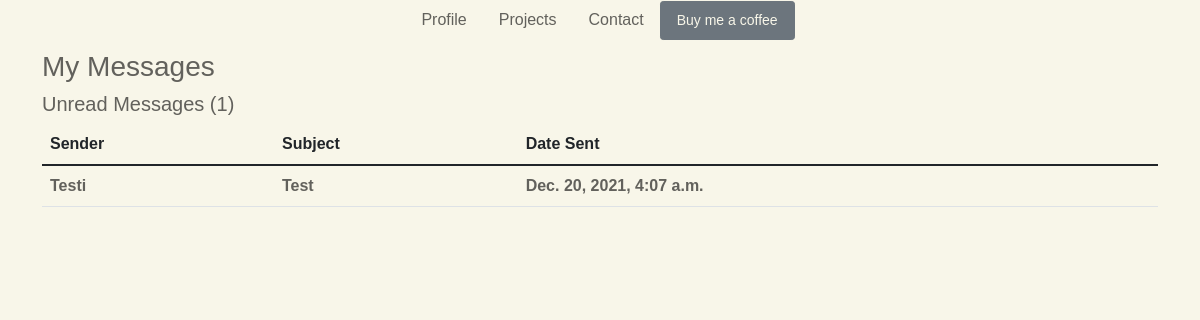
Screenshot of /inbox/ with the database file from the repository.
### matthewsportfolio/models.py (models this page shows, shortened)
class Message(models.Model):
    id = models.UUIDField(default=uuid.uuid4, unique=True, primary_key=True, editable=False)
    name = models.CharField(max_length=255)
    email = models.CharField(max_length=255)
    subject = models.CharField(max_length=255)
    content = models.TextField()
    is_read = models.BooleanField(default=False)
    created = models.DateTimeField(auto_now_add=True)

### matthewsportfolio/views.py (the view)
# urls.py: path('inbox/', views.InboxPage, name='inbox'),
def InboxPage(request):
    inbox = Message.objects.all().order_by('is_read')
    unread_count = Message.objects.filter(is_read=False).count()
    context = {'inbox': inbox, 'unread_count': unread_count}
    return render(request, 'base/inbox.html', context)

### matthewsportfolio/templates/base/inbox.html
{% extends 'base/main.html' %}
{% load static %}
{% block content %}
<div class="container">
    <h3>My Messages</h3>
    <h5>Unread Messages ({{ unread_count }})</h5>
    <table class="table">
        <thead>
            <tr>
                <th>Sender</th>
                <th>Subject</th>
                <th>Date Sent</th>
            </tr>
        </thead>
        <tbody>
            {% for message in inbox %}
            {% if message.is_read %}
            <tr>
            {% else %}
            <tr style="font-weight: 900;">
            {% endif %}
                <td><a href="{% url 'message' message.id %}">{{ message.name }}</a></td>
                <td><a href="{% url 'message' message.id %}">{{ message.subject }}</a></td>
                <td><a href="{% url 'message' message.id %}">{{ message.created }}</a></td>
            </tr>
            {% endfor %}
        </tbody>
    </table>
</div>
{% endblock content %}

### static/styles/main.css (style rules this page uses)
body { font-family: 'Menlo', sans-serif !important; color: #62615c !important; background-color: #f8f6e9 !important; }
h1, h2, h3, h4, h5, p, a { color: #62615c !important; }
a { text-decoration: none !important; }

### rows the page displays
Message: name "Testi", subject "Test", created "Dec. 20, 2021, 4:07 a.m."

### other values shown
{{ unread_count }} "1"
